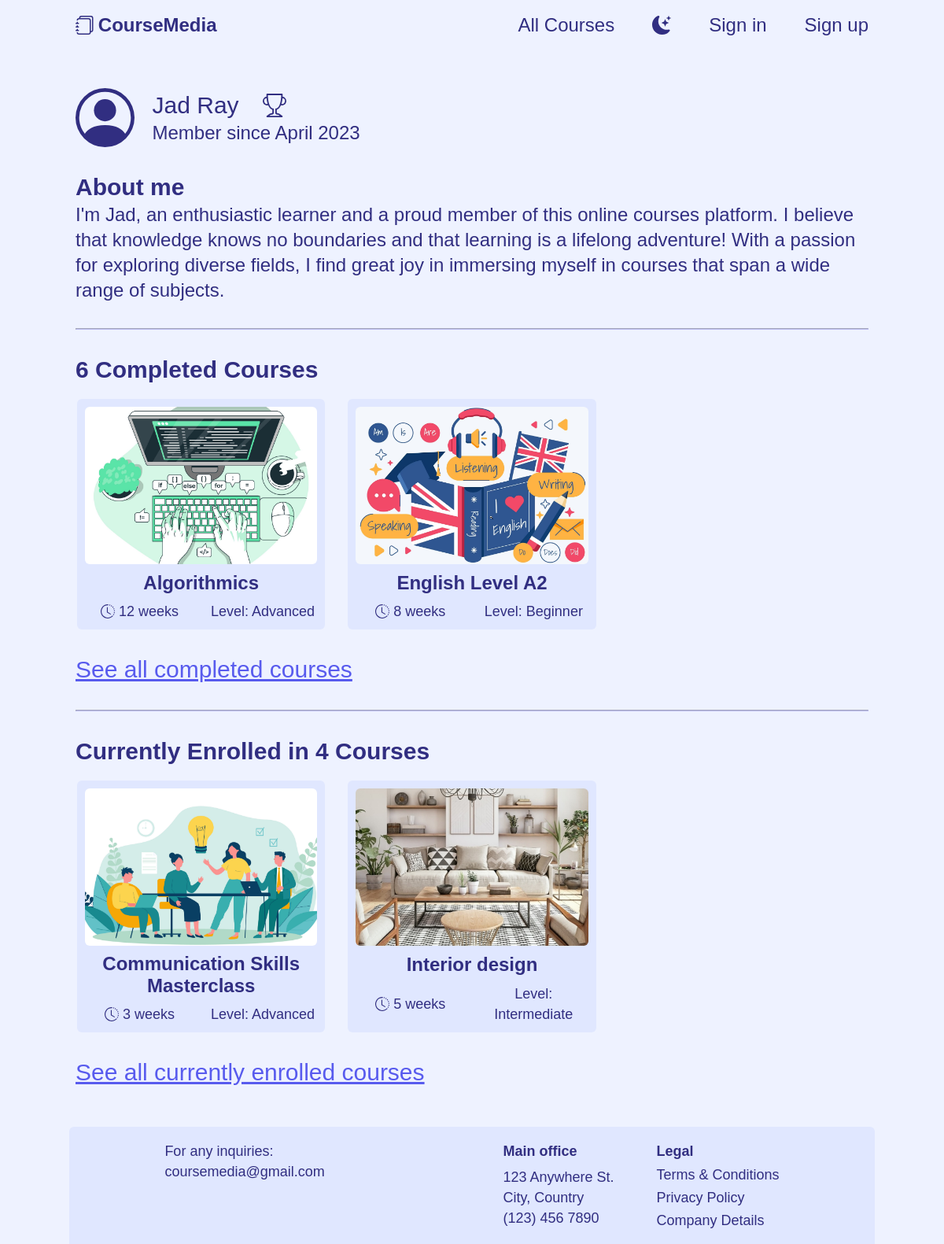
Page /profile/6 on the committed database.
### courses_platform/models.py (models this page shows, shortened)
class User(AbstractUser):
    REQUIRED_FIELDS = ["role", "about"]
    STUDENT = 1
    INSTRUCTOR = 2
    ROLE_CHOICES = [
        (STUDENT, "Student"),
        (INSTRUCTOR, "Instructor")
    ]
    role = models.PositiveSmallIntegerField(choices=ROLE_CHOICES)
    instructor_title = models.CharField(max_length=120, null=True, blank=True, validators=[
                                        MinLengthValidator(10), MaxLengthValidator(120)])
    about = models.TextField(max_length=950, validators=[
                             MinLengthValidator(40), MaxLengthValidator(950)])
    enrolled_courses = models.ManyToManyField(
        "Course", blank=True, related_name="enrolled_students")

class Course(models.Model):
    ART_AND_CULTURE = 1
    COMMUNICATION = 2
    COMPUTER_SCIENCE = 3
    DESIGN = 4
    FOOD_AND_NUTRITION = 5
    LANGUAGE = 6
    MATH = 7
    SCIENCE = 8
    CATEGORY_CHOICES = [
        (ART_AND_CULTURE, "Art & Culture"),
        (COMMUNICATION, "Communication"),
        (COMPUTER_SCIENCE, "Computer Science"),
        (DESIGN, "Design"),
        (FOOD_AND_NUTRITION, "Food & Nutrition"),
        (LANGUAGE, "Language"),
        (MATH, "Math"),
        (SCIENCE, "Science"),
    ]
    ENGLISH = 1
    FRENCH = 2
    SPANISH = 3
    LANGUAGE_CHOICES = [
        (ENGLISH, "English"),
        (FRENCH, "French"),
        (SPANISH, "Spanish")
    ]
    BEGINNER = 1
    INTERMEDIATE = 2
    ADVANCED = 3
    LEVEL_CHOICES = [
        (BEGINNER, "Beginner"),
        (INTERMEDIATE, "Intermediate"),
        (ADVANCED, "Advanced")
    ]
    instructor = models.ForeignKey(
        "User", on_delete=models.CASCADE, related_name="courses_taught")
    title = models.CharField(max_length=80, validators=[
                             MinLengthValidator(10), MaxLengthValidator(80)])
    image = models.ImageField(
        upload_to="courses_images/", null=True, blank=True)
    category = models.PositiveSmallIntegerField(choices=CATEGORY_CHOICES)
    short_description = models.TextField(max_length=200, validators=[
                                         MinLengthValidator(50), MaxLengthValidator(200)])
    duration = models.PositiveSmallIntegerField(
        validators=[MinValueValidator(2), MaxValueValidator(24)])
    long_description = models.TextField(
        max_length=2000, validators=[MinLengthValidator(200), MaxLengthValidator(2000)])
    language = models.PositiveSmallIntegerField(choices=LANGUAGE_CHOICES)
    level = models.PositiveSmallIntegerField(choices=LEVEL_CHOICES)
    prerequisite = models.ForeignKey(
        "self", on_delete=models.SET_NULL, null=True, blank=True)
    certificate = models.BooleanField()
    passing_grade = models.PositiveSmallIntegerField(
        validators=[MinValueValidator(50), MaxValueValidator(100)])
    passers = models.ManyToManyField(
        "User", blank=True, related_name="courses_passed")
    creation_date = models.DateField(auto_now_add=True)

### courses_platform/views.py (the view, shortened to what this page needs)
# urls.py: path("profile/<int:user_id>", views.user_profile, name="user_profile"),
def user_profile(request, user_id):
    try:
        current_user = User.objects.get(id=user_id)
    except User.DoesNotExist:
        messages.error(request, "Invalid user id")
        return HttpResponseRedirect(reverse("index"))
    if current_user.role == User.STUDENT:
        passed_courses = current_user.courses_passed.all().order_by("title")
        enrolled_not_passed_courses = []
        enrolled_courses = current_user.enrolled_courses.all().order_by("title")
        for course in enrolled_courses:
            if course not in current_user.courses_passed.all():
                enrolled_not_passed_courses.append(course)
        return render(request, "courses_platform/student_profile.html", {
            "current_user": current_user,
            "passed_courses": passed_courses,
            "enrolled_not_passed_courses": enrolled_not_passed_courses
        })
    else:
        messages.error(request, "An error occured")
        return HttpResponseRedirect(reverse("index"))

### courses_platform/templates/courses_platform/student_profile.html (shortened to what this page needs)
{% extends "courses_platform/user_profile_layout.html" %}
{% load static %}
{% block followingLink %}
    <link href="{% static 'courses_platform/pages/student_profile.css' %}" rel="stylesheet">
{% endblock %}
{% block followingBody %}
    <section class="s-profile__courses-section">
        {% if passed_courses|length == 0 %}
            <h2 class="profile__h2">No Completed Courses Yet</h2>
        {% else %}
            <h2 class="profile__h2">{{passed_courses|length}} Completed Courses</h2>
            <div class="course-card__cards-grid-wrapper s-profile__courses-cards" style="display: none;">
                <div class="course-card__cards-grid">
                {% for course in passed_courses|slice:":2" %}
                    <a href="{% url 'course_page' course.id %}" class="course-card__card-anchor">
                        <div class="course-card__card">
                        {% if not course.image %}
                            <img class="course-card__card-img" src="/media/courses_images/default_img.jpg" alt="Course's image">
                        {% else %}
                            <img class="course-card__card-img" src="{{ course.image.url }}" alt="Course's image">
                        {% endif %}
                            <div class="course-card__card-title">{{ course.title }}</div>
                            <div class="course-card__card-description">
                            <div class="course-card__card-duration">
                                <span>{{ course.duration }} weeks</span>
                            </div>
                            <div class="course-card__card-level">Level: {{ course.get_level_display }}</div>
                            </div>
                        </div>
                    </a>
                {% endfor %}
                </div>
            </div>
            {% if passed_courses|length > 2 %}
                <a class="s-profile__a" href="{% url 'completed_courses' current_user.id %}">See all completed courses</a>
            {% endif %}
        {% endif %}
    </section>
    <hr class="profile__hr">
    <section class="s-profile__courses-section">
        {% if enrolled_not_passed_courses|length == 0 %}
            <h2 class="profile__h2">No Enrolled Courses Yet</h2>
        {% else %}
            <h2 class="profile__h2">Currently Enrolled in {{ enrolled_not_passed_courses|length }} Courses</h2>
            <div class="course-card__cards-grid-wrapper s-profile__courses-cards" style="display: none;">
                <div class="course-card__cards-grid">
                {% for course in enrolled_not_passed_courses|slice:":2" %}
                    <a href="{% url 'course_page' course.id %}" class="course-card__card-anchor">
                        <div class="course-card__card">
                        {% if not course.image %}
                            <img class="course-card__card-img" src="/media/courses_images/default_img.jpg" alt="Course's image">
                        {% else %}
                            <img class="course-card__card-img" src="{{ course.image.url }}" alt="Course's image">
                        {% endif %}
                            <div class="course-card__card-title">{{ course.title }}</div>
                            <div class="course-card__card-description">
                            <div class="course-card__card-duration">
                                <span>{{ course.duration }} weeks</span>
                            </div>
                            <div class="course-card__card-level">Level: {{ course.get_level_display }}</div>
                            </div>
                        </div>
                    </a>
                {% endfor %}
                </div>
            </div>
            {% if enrolled_not_passed_courses|length > 2 %}
                <a class="s-profile__a" href="{% url 'enrolled_courses' current_user.id %}">See all currently enrolled courses</a>
            {% endif %}
        {% endif %}
    </section>
{% endblock %}

### courses_platform/templates/courses_platform/user_profile_layout.html (shortened to what this page needs)
{% extends "courses_platform/layout.html" %}
{% load static %}
{% block link %}
    <link href="{% static 'courses_platform/components/course-cards.css' %}" rel="stylesheet">
    <link href="{% static 'courses_platform/components/user_profile_layout.css' %}" rel="stylesheet">
    {% block followingLink %}
    {% endblock %}
{% endblock %}
{% block body %}
    <div class="my-container profile__cont">
        <section class="profile__first-section">
            <div class="profile__icon-descrip-cont">
                <svg class="profile__profile-icon" xmlns="http://www.w3.org/2000/svg" fill="currentColor" viewBox="0 0 16 16">
                    <path d="M11 6a3 3 0 1 1-6 0 3 3 0 0 1 6 0z"/>
                    <path fill-rule="evenodd" d="M0 8a8 8 0 1 1 16 0A8 8 0 0 1 0 8zm8-7a7 7 0 0 0-5.468 11.37C3.242 11.226 4.805 10 8 10s4.757 1.225 5.468 2.37A7 7 0 0 0 8 1z"/>
                </svg>
                <div class="profile__descrip-cont">
                    <div class="profile__name-cont">
                        <div>{{current_user.first_name}} {{current_user.last_name}}</div>
                        {% if current_user.role == current_user.STUDENT and current_user.courses_passed.count > 2 %}
                        <div class="profile__reward-icon-cont" title="This is granted for completing 2+ courses">
                        </div>
                        {% endif %}
                    </div>
                    <div class="profile__desc-txt">
                        {% if current_user.role == current_user.STUDENT %}
                            Member since {{current_user.date_joined|date:"F Y"}}
                        {% else %}
                            {{current_user.instructor_title}}
                        {% endif %}
                    </div>
                </div>
            </div>
        </section>
        <section class="profile__about-cont">
            <h2 class="profile__h2">About me</h2>
            <p class="profile__p">{{current_user.about}}</p>
        </section>
        <hr class="profile__hr">
        {% block followingBody %}
        {% endblock %}
    </div>
{% endblock %}

### courses_platform/static/courses_platform/styles.css (style rules this page uses)
:root { --clr-dark: #312e81; --clr-light: #eef2ff; --clr-light-a0: #eef2ff00; --clr-light-a05: #eef2ff89; --clr-p-anchor: #585bee; --clr-card-bg: #E0E7FF; --clr-overlay: #000; --clr-bg-disabled-input: #e0e0e0; --clr-txt-disabled-input: #312e81; --size-xxs: 0.5rem; --size-xs: 0.75rem; --size-sm: 0.875rem; --size-base: 1rem; --size-lg: 1.125rem; --size-xl: 1.25rem; --size-2xl: 1.5rem; --size-3xl: 1.875rem; --size-4xl: 2.25rem; --size-5xl: 3rem; --size-6xl: 3.75rem; --size-7xl: 4.5rem; --size-8xl: 6rem; --size-9xl: 8rem; --size-10xl: 10rem; }
* { margin: 0; line-height: calc(1em + 0.5rem); }
html { scroll-behavior: smooth; }
body { font-family: 'General Sans', sans-serif; background-color: var(--clr-light); color: var(--clr-dark); min-height: 100vh; display: flex; flex-direction: column; }
img, picture { display: block; max-width: 100%; user-select: none; }
a { color: var(--clr-dark); }

### courses_platform/static/courses_platform/components/course-cards.css (style rules this page uses)
.course-card__cards-grid-wrapper { display: flex; justify-content: center; }
.course-card__cards-grid { width: 90%; display: grid; grid-template-columns: minmax(0, 1fr); grid-auto-rows: 1fr; justify-items: center; gap: 25px; }
.course-card__card-anchor { width: 100%; border: 2px solid #00000000; border-radius: 6px; text-decoration: none; transition: transform 0.1s linear, border 0.1s linear; }
.course-card__card { background-color: var(--clr-card-bg); border-radius: 6px; display: flex; flex-direction: column; justify-content: space-between; align-items: center; padding: 10px; width: 100%; height: 100%; }
.course-card__card-img { height: 150px; width: 100%; border-radius: 6px; object-fit: cover; }
.course-card__card-title { font-size: var(--size-xl); text-align: center; margin-block-start: 0.4em; margin-block-end: 0.4em; font-weight: 600; line-height: 1.15em; word-break: break-word; display: -webkit-box; -webkit-line-clamp: 2; line-clamp: 2; -webkit-box-orient: vertical; overflow: hidden; text-overflow: ellipsis; }
.course-card__card-description { font-size: var(--size-base); display: flex; gap: 1em; width: 100%; }
.course-card__card-duration { display: flex; justify-content: center; align-items: center; gap: 0.3em; flex: 1; }
.course-card__icon { height: 1em; }
.course-card__card-level { text-align: center; flex: 1; }
@media (min-width: 390px) { .course-card__cards-grid { width: 80%; } }
@media (min-width: 475px) { .course-card__cards-grid { width: 70%; } }
@media (min-width: 640px) { .course-card__cards-grid { grid-template-columns: repeat(2, minmax(0, 1fr)); width: 100%; } }
@media (min-width: 768px) { .course-card__card-img { height: 200px; } }
@media (min-width: 1024px) { .course-card__cards-grid { grid-template-columns: repeat(3, minmax(0, 1fr)); } }
@media (min-width: 1024px) { .course-card__card-title { font-size: var(--size-2xl); } }
@media (min-width: 1024px) { .course-card__card-description { font-size: var(--size-lg); } }

### courses_platform/static/courses_platform/components/user_profile_layout.css (style rules this page uses)
.profile__cont { margin-block-start: 1.5em; margin-block-end: 2em; }
.profile__icon-descrip-cont { display: flex; align-items: center; gap: 0.75em; font-size: var(--size-xl); }
.profile__profile-icon { height: 2.5em; }
.profile__descrip-cont { display: flex; flex-direction: column; align-items: start; }
.profile__name-cont { display: flex; align-items: center; gap: 1em; }
.profile__reward-icon-cont { display: flex; align-items: center; }
.profile__reward-icon { height: 1em; }
.profile__desc-txt { font-size: var(--size-lg); }
.profile__about-cont { margin-block-start: 1.5em; }
.profile__h2 { font-size: var(--size-2xl); }
.profile__p { font-size: var(--size-xl); }
.profile__hr { border-color: var(--clr-dark); opacity: 0.33; margin-block-start: 2em; }
@media (min-width: 640px) { .profile__first-section { display: flex; flex-direction: row; justify-content: space-between; align-items: start; gap: 0; } }
@media (min-width: 640px) { .profile__icon-descrip-cont { font-size: var(--size-2xl); } }
@media (min-width: 640px) { .profile__desc-txt { font-size: var(--size-xl); } }
@media (min-width: 640px) { .profile__h2 { font-size: var(--size-3xl); } }
@media (min-width: 640px) { .profile__p { font-size: var(--size-2xl); } }
@media (min-width: 768px) { .profile__cont { margin-block-start: 3em; } }
@media (min-width: 768px) { .profile__about-cont { margin-block-start: 2em; } }
@media (min-width: 1024px) { .profile__icon-descrip-cont { font-size: var(--size-3xl); } }
@media (min-width: 1024px) { .profile__desc-txt { font-size: var(--size-2xl); } }

### rows in the picture
User: first_name "Jad", last_name "Ray", date_joined "April 2023", about "I'm Jad, an enthusiastic learner and a proud member of this online courses platform. I believe that knowledge knows no boundaries and that learning is a lifelong adventure! With a passion for exploring diverse fields, I find great joy in immersing myself in courses that span a wide range of subjects."
Course: image (picture), title "Algorithmics", duration "12", level "Advanced"
Course: image (picture), title "English Level A2", duration "8", level "Beginner"
Course: image (picture), title "Communication Skills Masterclass", duration "3", level "Advanced"
Course: image (picture), title "Interior design", duration "5", level "Intermediate"

### other values in the picture
{{ passed_courses|length }} "6"
{{ enrolled_not_passed_courses|length }} "4"
